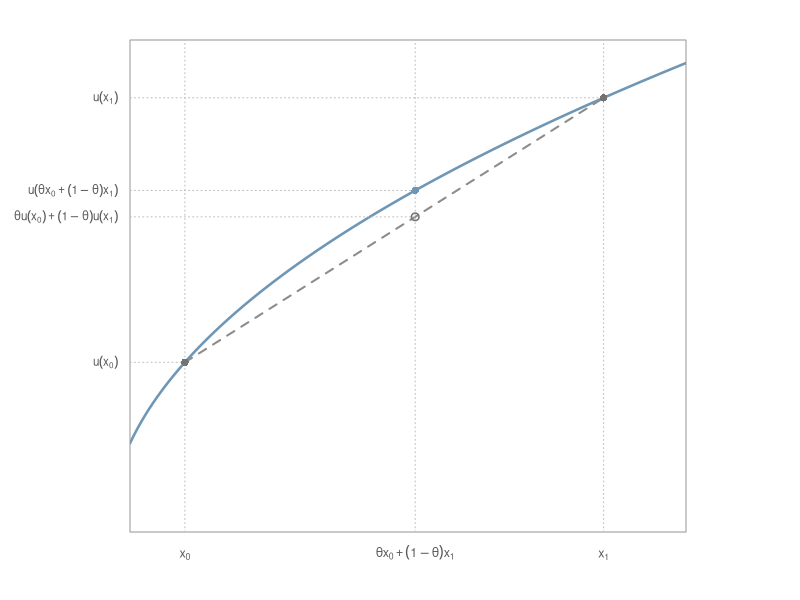

Write R code to recreate this figure.
## ---- chunk 1
#| label: fig-concave-utility
#| echo: false
#| warning: false
#| message: false
#| fig-width: 7
#| fig-height: 4.6
#| fig-cap: "The utility of an average wealth lies above the corresponding average utility because of concavity."
#| fig-alt: "Increasing concave utility curve with a chord between two points and dotted guides showing x0, x1, the intermediate wealth and the corresponding utility levels."

x <- seq(0.15, 4.2, length.out = 500)
u <- sqrt(x)

x0 <- 0.55
x1 <- 3.60
theta <- 0.45

xm <- theta * x0 + (1 - theta) * x1

u0 <- sqrt(x0)
u1 <- sqrt(x1)
um <- sqrt(xm)

uchord <- theta * u0 + (1 - theta) * u1

ylim <- c(0, 2.15)

op <- par(
  mar = c(3.4, 6.5, 2.0, 5.7),
  xaxs = "i",
  yaxs = "i"
)

plot(
  x, u,
  type = "l",
  lwd = 2.5,
  col = "#6f97b5",
  xlab = "",
  ylab = "",
  axes = FALSE,
  ylim = ylim
)

# x-axis labels
axis(
  1,
  at = c(x0, xm, x1),
  labels = c(
    expression(x[0]),
    expression(theta*x[0] + (1-theta)*x[1]),
    expression(x[1])
  ),
  tick = FALSE,
  line = -0.4,
  cex.axis = 0.75,
  col.axis = "grey35"
)

# y-axis labels
axis(
  2,
  at = c(u0, uchord, um, u1),
  labels = c(
    expression(u(x[0])),
    expression(theta*u(x[0]) + (1-theta)*u(x[1])),
    expression(u(theta*x[0] + (1-theta)*x[1])),
    expression(u(x[1]))
  ),
  tick = FALSE,
  las = 1,
  line = -0.4,
  cex.axis = 0.70,
  col.axis = "grey35"
)

box(col = "grey60")

# chord
segments(
  x0, u0,
  x1, u1,
  lwd = 2,
  lty = 2,
  col = "grey55"
)

# vertical dotted guides
abline(
  v = c(x0, xm, x1),
  lty = 3,
  col = "grey75"
)

# horizontal dotted guides
segments(
  0, u0,
  x0, u0,
  lty = 3,
  col = "grey75"
)

segments(
  0, u1,
  x1, u1,
  lty = 3,
  col = "grey75"
)

segments(
  0, um,
  xm, um,
  lty = 3,
  col = "grey75"
)

segments(
  0, uchord,
  xm, uchord,
  lty = 3,
  col = "grey75"
)

# points defining the chord
points(
  c(x0, x1),
  c(u0, u1),
  pch = 16,
  col = "grey45"
)

# point on the utility curve
points(
  xm, um,
  pch = 16,
  col = "#6f97b5"
)

# corresponding point on the chord
points(
  xm, uchord,
  pch = 1,
  lwd = 1.5,
  col = "grey45"
)

par(op)
